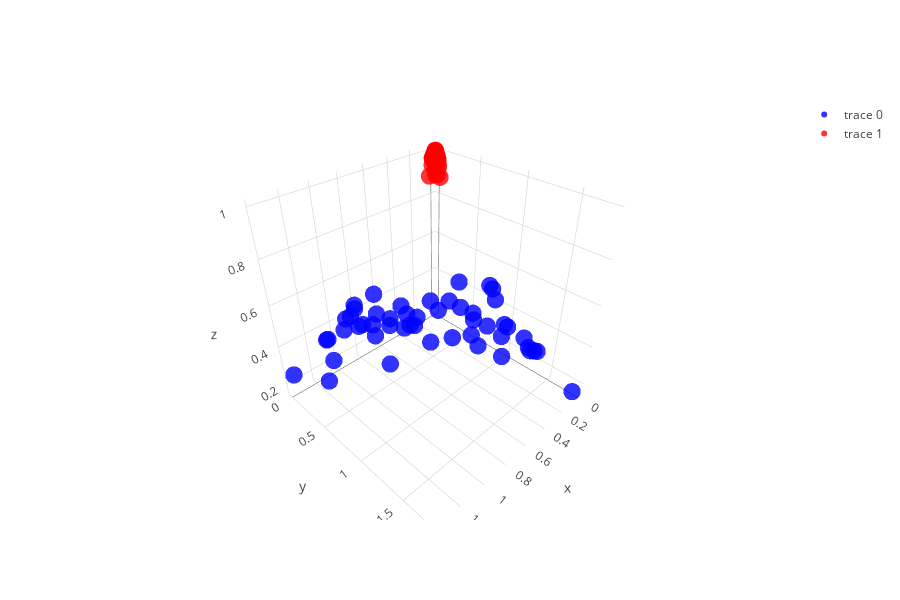

The notebook cell saved with this chart:
### Markdown cell above
Another simple projection could be to simply add a *radial basis function* centered on the origin (where the red cluster resides): $\Phi(x) = \begin{bmatrix}x_1\\x_2\\\exp\left(-\left\|\begin{bmatrix}x_1\\x_2\end{bmatrix}\right\|^2)\right)\end{bmatrix}$

### Code cell
# Construct the mapping.
Phi = np.concatenate((X*X, np.exp(-(X ** 2).sum(1))[:,None]), axis=1)

# plot
plot_3D(Phi,y)
